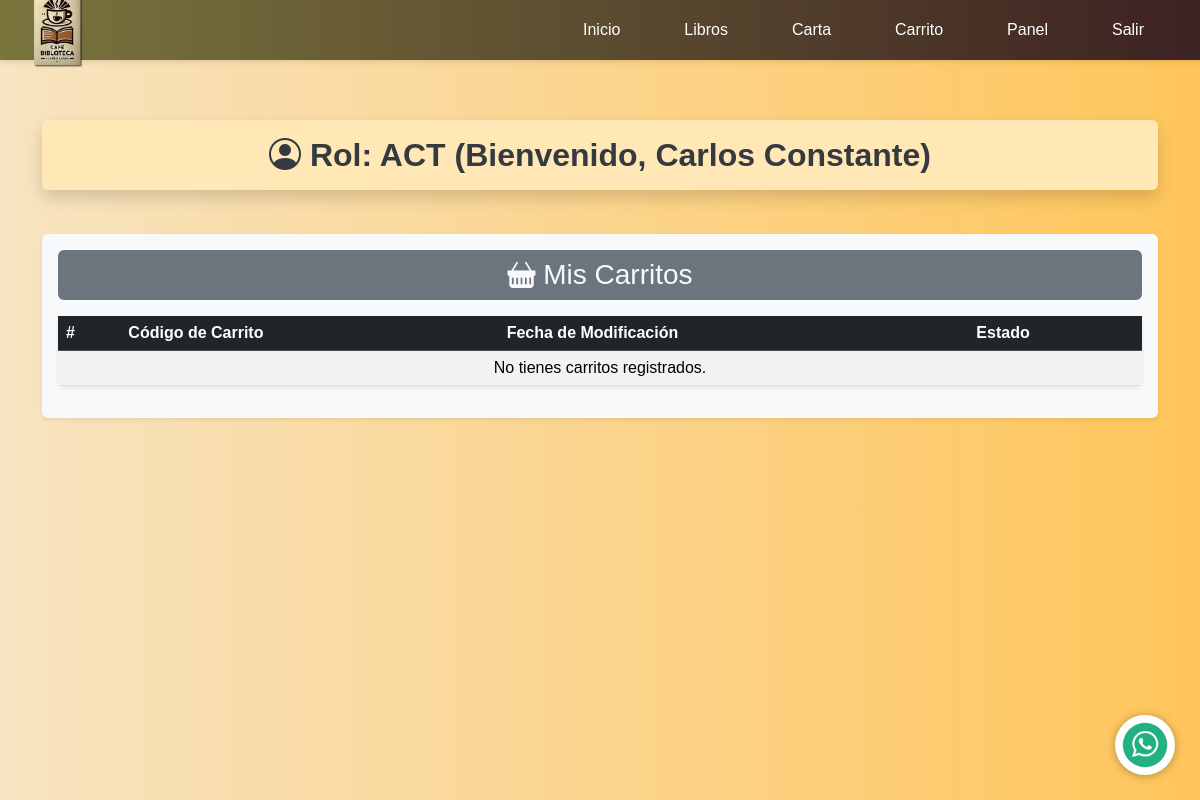
/usuario/panel/ (signed in), run on the app's committed database.
### webapp/models.py (models this page shows, shortened)
class Usuario(AbstractBaseUser, PermissionsMixin):
    usuNombre = models.CharField(max_length=150, verbose_name=_("Nombre"))
    usuApellido = models.CharField(max_length=150, verbose_name=_("Apellido"), default="Sin Apellido")
    usuFechaNacimiento = models.DateField(verbose_name=_("Fecha de Nacimiento"), null=True, blank=True)
    usuGenero = models.CharField(
        max_length=1,
        choices=[('M', 'Masculino'), ('F', 'Femenino'), ('O', 'Otro')],
        verbose_name=_("Género"),
        null=True,
        blank=True
    )
    usuTelefono = models.CharField(max_length=15, verbose_name=_("Teléfono"), null=True, blank=True)
    email = models.EmailField(unique=True, verbose_name=_("Correo Electrónico"))
    password = models.CharField(max_length=255, verbose_name=_("Contraseña"))  # Usar 'password' como estándar
    usuApodo = models.CharField(max_length=150, null=True, blank=True, verbose_name=_("Apodo"))
    usuPreferenciaAnuncios = models.BooleanField(default=False, verbose_name=_("Preferencia por Anuncios"))
    usuStatus = models.CharField(
        max_length=3,
        choices=[("ACT", "Activo"), ("INA", "Inactivo")],
        default="ACT",
        verbose_name=_("Estado")
    )
    is_active = models.BooleanField(default=True, verbose_name=_("Activo"))
    is_staff = models.BooleanField(default=False, verbose_name=_("Miembro del personal"))
    date_joined = models.DateTimeField(default=timezone.now)
    last_login = models.DateTimeField(blank=True, null=True)
    USERNAME_FIELD = "email"
    REQUIRED_FIELDS = ["usuNombre", "usuApellido"]
    objects = UsuarioManager()
    class Meta:
        db_table = "webapp_usuario"  # Coincide con la tabla SQL
        verbose_name = _("Usuario")
        verbose_name_plural = _("Usuarios")

### webapp/views.py (the view)
# urls.py: path('usuario/panel/', webapp_views.panel_usuario, name='index_panel'),
def panel_usuario(request):
    usuario = request.user  # Usuario autenticado
    carritos_usuario = (
        UsuarioXCarrito.objects.filter(usuario_id=usuario.id)
        .annotate(
            carrito_codigo=F('carrito__carCodigo'),
            fecha=F('usuxcarFechaModificacion'),
            estado=F('usuxcarStatus'),
        )
        .values('carrito_codigo', 'fecha', 'estado')
    )
    carritos_ordenados = sorted(carritos_usuario, key=lambda x: x['fecha'], reverse=True)
    return render(request, 'webapp/panel_usuario.html', {
        'usuario': usuario,
        'carritos': carritos_ordenados,
    })

### webapp/context_processors.py (called while the page is built)
def carrito_context(request):
    carrito = request.session.get('carrito', {})
    total_carrito = sum(item['precio'] * item['cantidad'] for item in carrito.values())
    cantidad_items = sum(item['cantidad'] for item in carrito.values())
    return {
        'carrito': carrito,
        'total_carrito': total_carrito,
        'cantidad_items': cantidad_items,
    }

### webapp/templates/webapp/panel_usuario.html (shortened to what this page needs)
{% extends "cabezal.html" %}
{% block cargar_static %}
    {% load static %}
{% endblock %}
{% block contenido_pagina %}
    <br><br><br><br>
    <main id="panel_usuario">
        <section class="user-panel-section py-4">
            <div class="container">
                <div class="row mb-4">
                    <div class="col-12">
                        <h2 class="text-center bg-warning text-dark py-3 rounded shadow">
                            <i class="bi bi-person-circle"></i>
                            Rol: <span class="text-uppercase">{{ usuario.usuStatus|default:"Usuario" }}</span>
                            (Bienvenido, {{ usuario.usuNombre }} {{ usuario.usuApellido }})
                        </h2>
                    </div>
                </div>
                <div class="row">
                    <div class="col-md-12">
                        <div class="bg-light p-3 rounded shadow-sm">
                            <h3 class="text-center bg-secondary text-light py-2 rounded">
                                <i class="bi bi-basket-fill"></i> Mis Carritos
                            </h3>
                            <table class="table table-striped table-hover mt-3 rounded shadow-sm">
                                <thead class="table-dark">
                                <tr>
                                    <th>#</th>
                                    <th>Código de Carrito</th>
                                    <th>Fecha de Modificación</th>
                                    <th>Estado</th>
                                </tr>
                                </thead>
                                <tbody>
                                {% if carritos %}
                                    {% for carrito in carritos %}
                                        <tr>
                                            <td>{{ forloop.counter }}</td>
                                            <td>{{ carrito.carrito_codigo }}</td>
                                            <td>{{ carrito.fecha|date:"d/m/Y H:i:s" }}</td>
                                            <td>{{ carrito.estado }}</td>
                                        </tr>
                                    {% endfor %}
                                {% else %}
                                    <tr>
                                        <td colspan="4" class="text-center">No tienes carritos registrados.</td>
                                    </tr>
                                {% endif %}
                                </tbody>
                            </table>
                        </div>
                    </div>
                </div>
            </div>
        </section>
    </main>
{% endblock %}

### webapp/static/webapp/css/styles.css (style rules this page uses)
body { font-size: 1rem; font-family: 'Arial', sans-serif; margin: 0; padding: 0; background-color: #F7E4C1; background: rgb(247, 228, 193); background: -moz-linear-gradient(90deg, rgba(247, 228, 193, 1) 0%, rgba(255, 197, 90, 1) 100%); background: -webkit-linear-gradient(90deg, rgba(247, 228, 193, 1) 0%, rgba(255, 197, 90, 1) 100%); background: linear-gradient(90deg, rgba(247, 228, 193, 1) 0%, rgba(255, 197, 90, 1) 100%); }
html { font-size: 100%; }
h2 { font-size: 2rem; color: #4d4b47; margin-bottom: 20px; font-weight: bold; }
#page-body, html { display: flex; flex-direction: column; min-height: 100vh; margin: 0; }

### templates/cabezal.html (style rules this page uses)
.bg-secondary { background-color: #6c757d !important; }
.bg-warning { background-color: #ffe8b6 !important; }
.text-dark { color: #343a40 !important; }

### data on the page
Usuario: usuStatus "ACT", usuNombre "Carlos", usuApellido "Constante"
